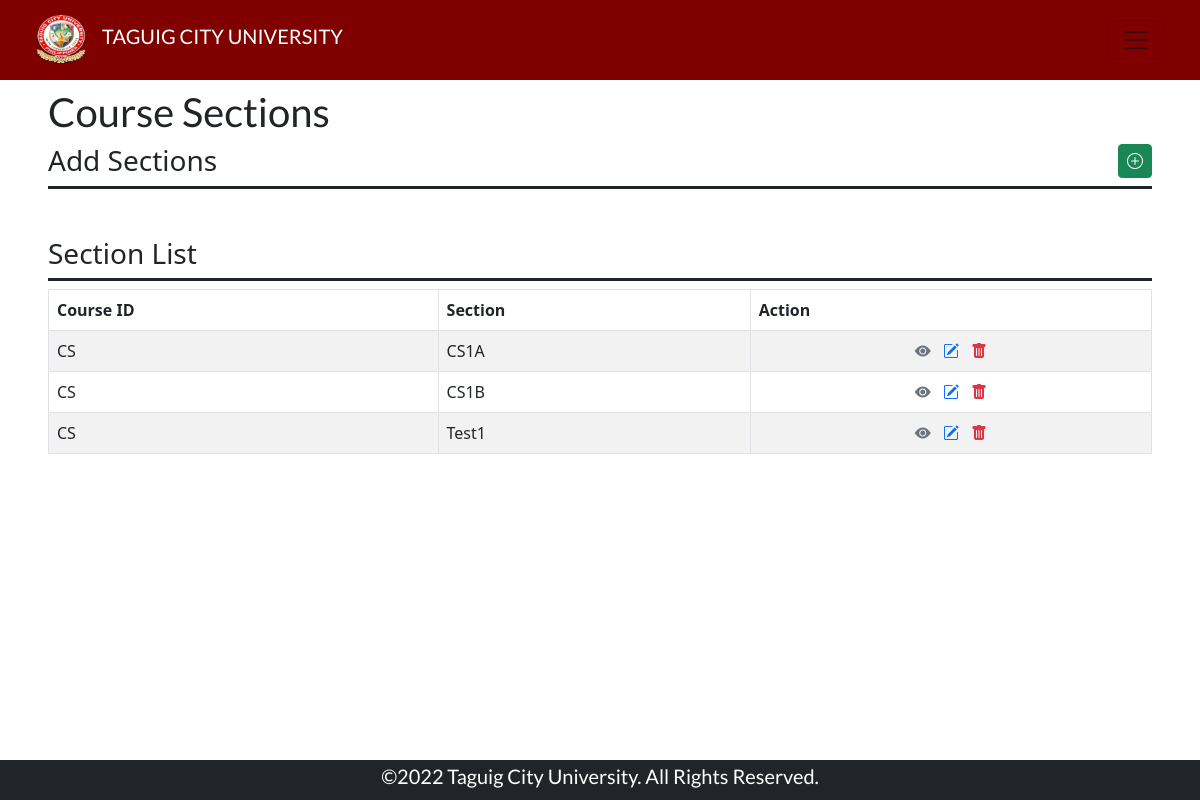
/adminSections.php (signed in), run on the app's committed database.
### tables this page shows
CREATE TABLE `sections` (
  `id` int(11) NOT NULL,
  `idCourse` varchar(10) NOT NULL,
  `section` varchar(15) NOT NULL,
  `type` varchar(1) NOT NULL
);

### adminSections.php (the view, shortened to what this page needs)
<!doctype html>
<html>
    <head>
        <link rel="stylesheet" href="assets/css/style.css">
        <link rel="stylesheet" href="lib/css/bootstrap.min.css">
        <link rel="stylesheet" href="lib/css/bootstrap-icons-1.9.1/bootstrap-icons.css">
    </head>
    <body>
        <nav class="navbar navbar-expand-lg navbar-light bg-maroon sticky-top px-4">
            <div class="container-fluid">
                <div class="d-flex flex-row align-items-center">
                    <a class="navbar-brand" href="adminDash.php"><img class="logo" src="assets/img/school-logo.png" alt=""></a>
                    <h1 class="fs-5 text-uppercase">Taguig City University</h1>
                </div>
                <button class="navbar-toggler d-inline" type="button" data-bs-toggle="offcanvas" data-bs-target="#offcanvasNavbar" aria-controls="offcanvasNavbar">
                    <span class="navbar-toggler-icon text-white"></span>
                </button>
            </div>
        </nav>
            <div class="d-flex flex-column overflow-scroll py-2 px-5 gap" style="height: 85vh;">
                <div class="d-flex flex-column justify-content-center align-items-start">
                    <h1 class="fs-1 text-dark"> Course Sections </h1>
                </div>
                <div class="d-flex flex-column justify-content-between
                            align-items-start gap-2">
                    <div class="w-100 d-flex flex-row justify-content-start align-items-start pb-0 border-bottom border-3 border-dark">
                        <h2 class="fs-3 text-dark"> Add Sections </h2>
                        <a class="btn btn-success py-1 px-2 ms-auto" data-bs-toggle="collapse" href="#collapseExample" role="button" aria-expanded="false" aria-controls="collapseExample">
                            <i class="bi bi-plus-circle"></i>
                        </a>
                    </div>
                </div>
                <div class="d-flex flex-column justify-content-between
                            align-items-start gap-2 mt-5">
                    <div class="w-100 d-flex flex-row justify-content-start align-items-start pb-0 border-bottom border-3 border-dark">
                        <h2 class="fs-3 text-dark"> Section List </h2>
                    </div>
                    <?php
                        include('functions/php/config.php');
                        $query = "SELECT * FROM `sections`";
                        $result = $con->query($query);
                        if(mysqli_num_rows($result) > 0): ?>
                            <table id="" class="table table-striped table-bordered">
                                        <thead>
                                            <tr>
                                                <th>Course ID</th>
                                                <th>Section</th>
                                                <th>Action</th>
                                            </tr>
                                        </thead>
                                        <tbody>
                    <?php while ($row = $result -> fetch_assoc()): ?>
                        <tr>
                            <td class=""><?php echo $row['idCourse']; ?></td>
                            <td class=""><?php echo $row['section']; ?></td>
                            <td class="mx-auto text-center">
                                <a href="#" class="mx-1 clear text-muted view" data-id="<?php echo $row['id']; ?>"
                                    data-bs-toggle="modal" data-bs-target="#view-sect" id="<?php echo $row['id']; ?>">
                                    <i class="bi bi-eye-fill"></i>
                                </a>
                                <a href="#" class="mx-1 clear text-primary edit" data-id="<?php echo $row['id']; ?>"
                                    data-bs-toggle="modal" data-bs-target="#edit-sect" id="<?php echo $row['id']; ?>">
                                    <i class="bi bi-pencil-square"></i>
                                </a>
                                <a href="#" class="mx-1 clear text-danger delete" data-id="<?php echo $row['id']; ?>"
                                    data-bs-toggle="modal" data-bs-target="#del-sect" id="<?php echo $row['id']; ?>">
                                    <i class="bi bi-trash-fill"></i>
                                </a>
                            </td>
                        </tr>
                    <?php endwhile ?>
                                        </tbody>
                        </table>
                    <?php else:?>
                        <div class="w-100 card card-body d-flex flex-column border border-dark bg-danger">
                            <h2 class="fs-3 text-white text-center"> No Sections yet </h2>
                        </div>
                    <?php endif ?>
                </div>
            </div>
            <div class="footer d-flex justify-content-center align-items-center sticky-bottom bg-dark">
                <h1 class="text-white fs-5"> ©2022 Taguig City University. All Rights Reserved.</h1>
            </div>
    </body>
</html>

### assets/css/style.css (style rules this page uses)
body { overflow: auto; scrollbar-width: none; }
.logo { height: 50px; width: 50px; }
.footer { height: 5vh; width: 100vw; }
.bg-maroon { background-color: #800000; }
.navbar { min-height: 10vh; max-height: auto; width: 100vw; }
h1 { font-family:'Lato', sans-serif; color: white; user-select: none; }
.clear { text-decoration: none; }

### data on the page
sections: idCourse "CS", section "CS1A"
sections: idCourse "CS", section "CS1B"
sections: idCourse "CS", section "Test1"
